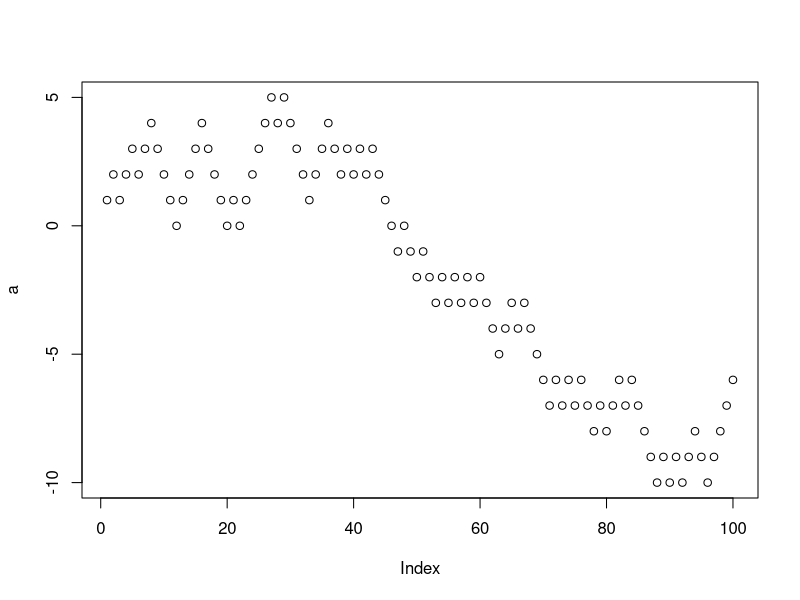
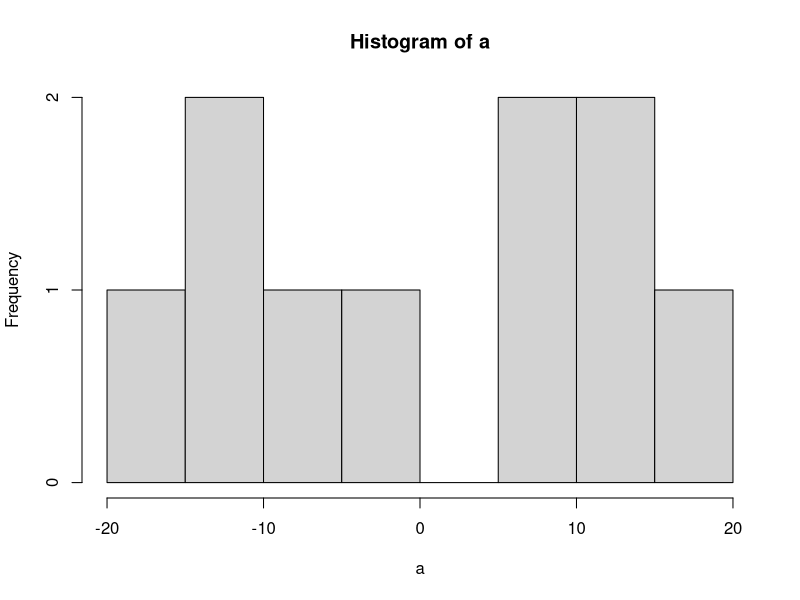

The R script that drew these images, in order: (Note: this script raises an error after producing the figures.)

# Q1 Para gerar no R uma lançamento de moeda, um método elementar é gerar aleatóriamente um número entre 0 e 1, 
# com o comando runif(1). Se o número gerado
# for menor que 0.5, consideramos cara, senão, o resultado foi coroa.
# Construa uma função que simule um passeio aleatório de tamanho n, onde n é
# um argumento da função. A função deve retornar o gráfico do passeio aleatório
# simulado e o valor de Sn.

runif(1)

q1 = function(n){                                              
     Sn = 0                                        
     # objeto a ser usado na contagem
     a = c(NULL)                                   
     # vetor a ser usado para guardar
     for(i in 1:n){                                
     #  os diferentes valores de Sn
         m = runif(1)                              
         if(m<0.5){Sn = Sn + 1                     
         # se menor que 0.5, soma 1
         }else{
         Sn = Sn - 1}                             
         # senao, subtrai 1
         a[i] = Sn}                                
         # guardando os valores de Sn  
     cat(plot(a), Sn)                              
     # devolvendo Sn e o grafico
}
q1(100)

# Q2 Construa uma função que simule r passeios aleatórios de tamanho n, onde n e r
# devem ser argumentos da função. A função deve retornar a média dos Sn e um
# histograma do estado onde terminou o processo.

q2 = function(n,r){                             
     Sn = 0                           
     # objeto de contagem
     a = c(NULL)                      
     # vetor a ser usado para guardar os diferentes valores de sn  
     for(j in 1:r){                   
     # rodando  os r passeios aleatorios     
         for(i in 1:n){               
         # rodando cada passeio aleatorio           
             m = runif(1)             
             if(m<0.5){Sn = Sn + 1    
             # se menor que 0.5, soma 1 
             }else{                    
             Sn = Sn - 1}}            
             # senao, subtrai 1
         a[j] = Sn                    
         # guardando os valores de Sn
         Sn = 0}                      
         # retornando Sn a 0 para contar o proximo passeio 
         cat(mean(a))                 
         # retornando a midia dos Sn
         return(hist(a))              
         # retornando o histograma dos sn 
}  
q2(100,10)  

# Q3
# A - Faça uma função que receba dois números inteiros, n > 0 e r e retorne o
# número total de caminhos que vão da origem até o ponto (n, r), ou seja, Nn,r.
# Não se esqueça de verificar se n e r têm a mesma paridade, caso contrário a
# função deve retornar uma mensagem de erro.
q3a = function(n,r){
      if((r+n)%%2 != 0){stop("N e R devem ter a mesma paridade")}           
      if(r>n){stop("R deve ser igual ou menor que N ")}
      resp = factorial(n)/((factorial((n+r)/2)*factorial(n - (n+r)/2))) 
      # formula do numero de 
      return(resp)                                                      
      # caminhos da origem ate 
}                                                                       
# (n,r)
q3a(10,10)
q3a(4,0)
  
# B - Usando a função anterior, faça uma função que retorne a probabilidade de
# num instante n > 0 o caminho estar na altura r, ou seja, pn,r.

q3b = function(n,r){
      if((r+n)%%2 != 0){stop("N e R devem ter a mesma paridade")}
      if(r>n){stop("R deve ser igual ou menor que N ")}
      cam = factorial(n)/((factorial((n+r)/2)*factorial(n - (n+r)/2))) 
      # formula do numero de caminhos da origem ate (n,r)
      resp = cam/(2^n)                                                 
      # dividindo pelo numero de caminhos possiveis    
      return(resp)                      
      # retornando a probbilidade
}
q3b(100,10)

# Q4 - Utilizando o exercício 2, construa 1000 replicações de um passeio aleatório de 100
# passos. Calcule a proporção de passeios tais que S100 = 10. Compare com o
# resultado obtido no exercício 3.

q4 = function(n,r){ 
  Sn = 0                                       
  # objeto que ajudara na contagem 
  prop = c(NULL)                               
  # vetor que guardara os valores da propor??o           
  # vetor que guardara os valores de Sn
  for(j in 1:n){                               
  # rodando os n passeios
    for(i in 1:r){                             
    # rodando cada passeio
      m = runif(1)
      if(m<0.5){Sn = Sn + 1                    
      # se menor que 0.5, soma 1
      }else{                                   
      # sen?o
      Sn = Sn - 1}}                            
    # subtrai 1
    if(Sn == 10){prop[j] = 1                   
    # contando os Sn = 10;
    }else{
    prop[j] = 0}
    Sn = 0}
  cat(" Propor??o de passeios onde (Sn = 10):",mean(prop))  
  # retorno da probabilidade
}  
q4(1000,100)  

# Q5
# A
q5a = function(n){
      if(n%%2 != 0){stop("N deve ser um n?mero par")}             
      # verificando se n e par
      U1 = factorial(2*n)/((factorial(n)*factorial(2*n - n)))     
      # primeira parte da formula de Un
      U2 = 2^(2*n)                                                
      # segunda parte da formua de Un      
      U  = U1/U2                                                  
      # divisao
      cat(U)                                                      
      # resultado
} 

q5a(10)
q5a(2)

# B
q5b = function(n,alt){                                    
      if(n%%2 != 0){stop("N deve ser um número par")}       
      # verificando se n e impar
      if(alt == "Stirling"){                                 
         # se o usuario prefere Stirling
         resp = 1/sqrt(pi*n)                                 
         # formula 
         return(resp)                                        
         # retornando a resposta
      }
      U1 = factorial(2*n)/(factorial(n)^2)                   
      # mesmo codigo dado anteriormente
      U2 = 2^(2*n)
      U  = U1/U2
      cat(U)
}
q5b(2,"Stirling")
  
# C
a = data.frame(NULL)


# Q6
q6 = function(n,r){
  Sn = 0                            
  # mesmo codigo do exercicio 4, porem com Sn = 0; 
  prop = c(NULL)
  for(j in 1:r){
    for(i in 1:n){
      m = runif(1)
      if(m<0.5){Sn = Sn + 1}else{Sn = Sn - 1}}
    if(Sn == 0){prop[j] = 1}else{prop[j] = 0}
    Sn = 0}
  cat("Propor??o de passeios onde (Sn = 0):",mean(prop))
}  
q6(1000,100)  

# Q7
q7 = function(n){
     if(n%%2 != 0){stop("N deve ser um n?mero par")}       
     # Verificando se n e par
     if( n <= 0 ){stop("N deve ser maior que 0")}          
     # Verificando se n e positivo 
     U1 = factorial(2*n)/(factorial(n)^2)                  
     U2 = 2^(2*n)
     U  = U1/U2                                            
     # formula de Un ja vista antes
     resp = U/(2*n -1)                                     
     # formula de fn = Un/(2*n-1)
     cat(resp)                                             
     # retornando resposta
}
q7(0)
q7(4)

# Q8
q8 = function(n,k){
  if(n%%2 != 0){stop("N deve ser um n?mero par")}    
  # Verificando se n e k sao numeros pares.
  if(k%%2 != 0){stop("K deve ser um n?mero par")}
  U = factorial(n - k)/((factorial(n - k)*factorial(n - k)))/2^(2*(n-k))  
  # formula de Un
  K = factorial(k)/((factorial(k)*factorial(k)))/2^(2*(k))                
  # formula de Un com k
  cat(U*K)                                                 
  # retornando a resposta: U(n)*U(n-k) 
} 

q8(20,10)

# Q9
q9 = function(n,r){
  a = c(NULL)
  k = 1
  # cria um vetor vazio
  for(j in 1:n){
  # roda n vezes
    Sn = 0
    # gruarda o número de vezes que sobe e desce
    for(i in 1:r){
    # roda r vezes
      m = runif(1)
      # numero aleatorio entre 0 e 1
      if(m<0.5){Sn = Sn + 1}else{Sn = Sn - 1}
      # se > 0.5, + 1, se < 0.5: -1;
      if(Sn == 0){
      # se Sn for igual a 0
         a[k] = i  
         # salver no vetor a
         k = k + 1}}}
  print(a)
  # sendo a um vetor com todos os ultimos
  # momentos em que o passeio passou por 0;
  hist(a, breaks = 10)
}  
q9(10,10)  



